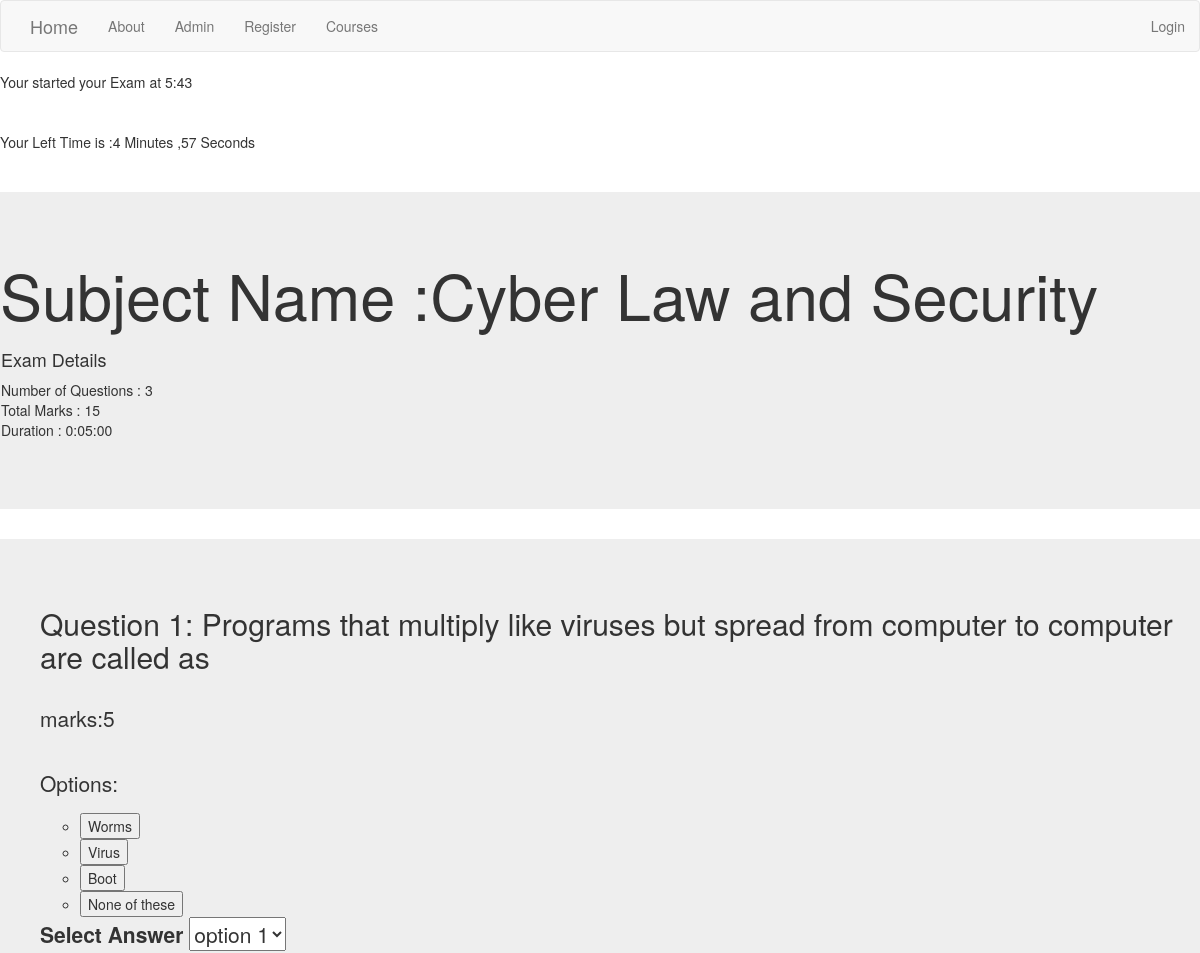
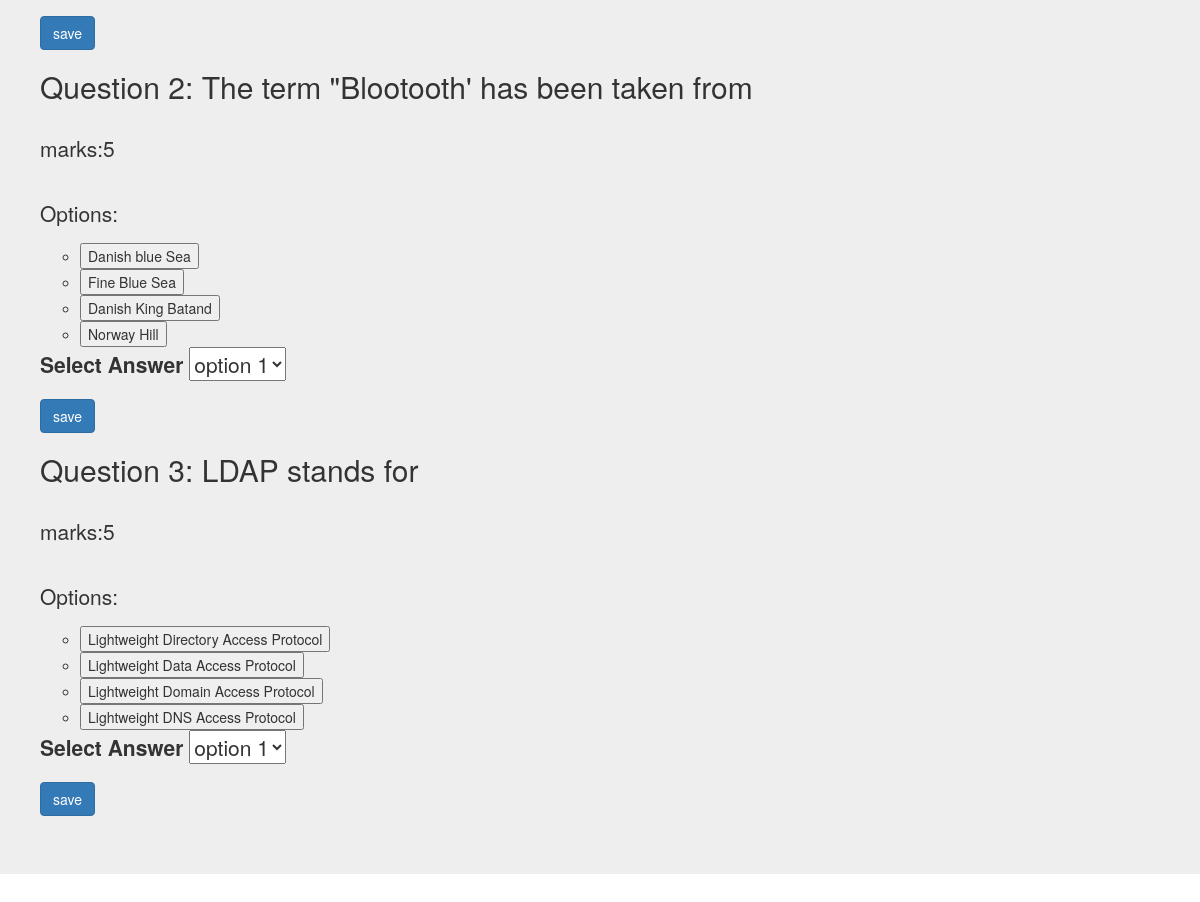
/basic_app/1/, run on the app's committed database (2 pictures, top to bottom).
### basic_app/models.py (models this page shows, shortened)
class Exams(models.Model):
    exam_name = models.CharField(max_length=50)
    no_of_ques = models.CharField(max_length=20)
    total_marks = models.CharField(max_length=20)
    time_duration = models.DurationField(default='00:00:00')

class Question(models.Model):
    exam_name = models.ForeignKey(Exams,related_name = 'exams', on_delete=models.CASCADE)
    marks = models.PositiveIntegerField(default=0)
    question = models.TextField(max_length=500)
    option1 = models.CharField(max_length=100)
    option2 = models.CharField(max_length=100)
    option3 = models.CharField(max_length=100)
    option4 = models.CharField(max_length=100)
    choose = (('A', 'option1'), ('B', 'option2'), ('C', 'option3'), ('D', 'option4'))
    answer = models.CharField(max_length=1, choices=choose)

### basic_app/views.py (the view)
class ExamDetailView(DetailView):
    context_object_name = 'sch'
    model = Exams
    template_name = 'basic_app/detailview.html'

### template/basic_app/detailview.html (shortened to what this page needs)
{% extends 'basic_app/base.html' %}
{% block body_block %}
<html xmlns="http://www.w3.org/1999/xhtml">
<head runat="server">
</head>
<body onload="f1()" >
    <form id="form1" runat="server">
    <div>
      <table width="100%" align="center">
        <tr>
          <td>
            <div id="starttime"></div><br />
            <div id="endtime"></div><br />
            <div id="showtime"></div>
          </td>
        </tr>
        <tr>
          <td>
              <br />
          </td>
        </tr>
      </table>
      <br />
    </div>
    </form>
</body>
</html>
<div class="jumbotron">
  <h1>Subject Name :{{sch.exam_name}}</h1>
  <ul class='nav navbar nav'>
    <h4>Exam Details </h4>
    <li>Number of Questions : {{sch.no_of_ques}}</li>
    <li>Total Marks : {{sch.total_marks}}</li>
    <li>Duration : {{sch.time_duration}}</li>
  </ul>
</div>
<div class="jumbotron">
 <ol>
   {% for i in sch.exams.all %}
   <h2>Question {{i.id}}: {{i.question}}</h2>
   <br>
   <p>marks:{{i.marks}}</p>
   <br>
   <p>Options:</p>
   <ul>
     <li><button type="radio">{{i.option1}}</button></li>
     <li><button type="radio">{{i.option2}}</button></li>
     <li><button type="radio">{{i.option3}}</button></li>
     <li><button type="radio">{{i.option4}}</button></li>
   </ul>
   <p>
      <label>Select Answer</label>
      <select id = "myList">
        <option value = "1">option 1</option>
      </select>
   </p>
   <input type="submit" class = "btn btn-primary" name="" value="save">
   {% endfor %}
 </ol>
</div>
{% endblock %}

### template/basic_app/base.html (shortened to what this page needs)
<!DOCTYPE html>
<html lang="en" dir="ltr">
  <head>
<link rel="stylesheet" href="https://maxcdn.bootstrapcdn.com/bootstrap/3.3.7/css/bootstrap.min.css">
  </head>
  <body>
    <nav class='navbar navbar-default navbarstatic-top'>
      <div class="container">
        <ul class='nav navbar-nav'>
          <li><a class="navbar-brand" href="{% url 'index' %}">Home</a></li>
          <li><a class="navbar-link" href="{% url 'basic_app:about' %}">About</a></li>
          <li><a class="navbar-link" href="{% url 'admin:index' %}">Admin</a></li>
          <li><a class="navbar-link" href="{% url 'basic_app:register' %}">Register</a></li>
          <li><a class="navbar-link" href="{% url 'basic_app:courses' %}">Courses</a></li>
      </ul>
        <ul class="nav navbar-nav navbar-right">
          {% if user.is_authenticated %}
          <li><a class="nav navbar-right" href="{% url 'user_logout' %}">Logout</a></li>
          <li><a class="nav navbar-right">Welcome : {{user.username}}</a></li>
          {% else %}
          <li><a class="nav navbar-right" href="{% url 'basic_app:user_login' %}">Login</a></li>
          {% endif %}
        </ul>
      </div>
    </nav>
    {% block body_block %}
    {% endblock %}
  </body>
</html>

### data on the page
Exams: exam_name "Cyber Law and Security", no_of_ques "3", total_marks "15", time_duration "0:05:00"
Question: id "1", question "Programs that multiply like viruses but spread from computer to computer are called as", marks "5", option1 "Worms", option2 "Virus", option3 "Boot", option4 "None of these"
Question: id "2", question "The term \"Blootooth' has been taken from", marks "5", option1 "Danish blue Sea", option2 "Fine Blue Sea", option3 "Danish King Batand", option4 "Norway Hill"
Question: id "3", question "LDAP stands for", marks "5", option1 "Lightweight Directory Access Protocol", option2 "Lightweight Data Access Protocol", option3 "Lightweight Domain Access Protocol", option4 "Lightweight DNS Access Protocol"
